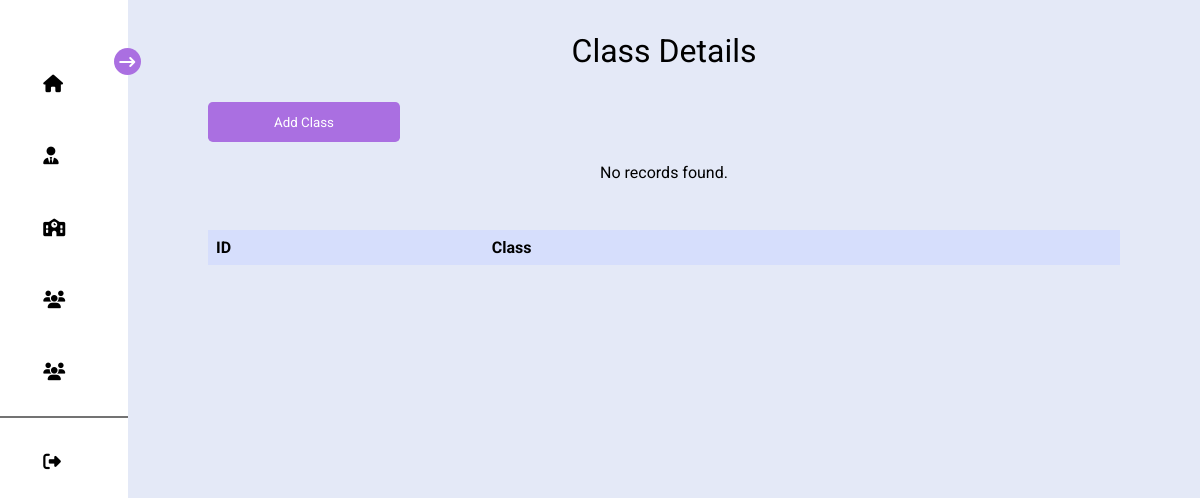
The app's page /class.php (signed in), older data.
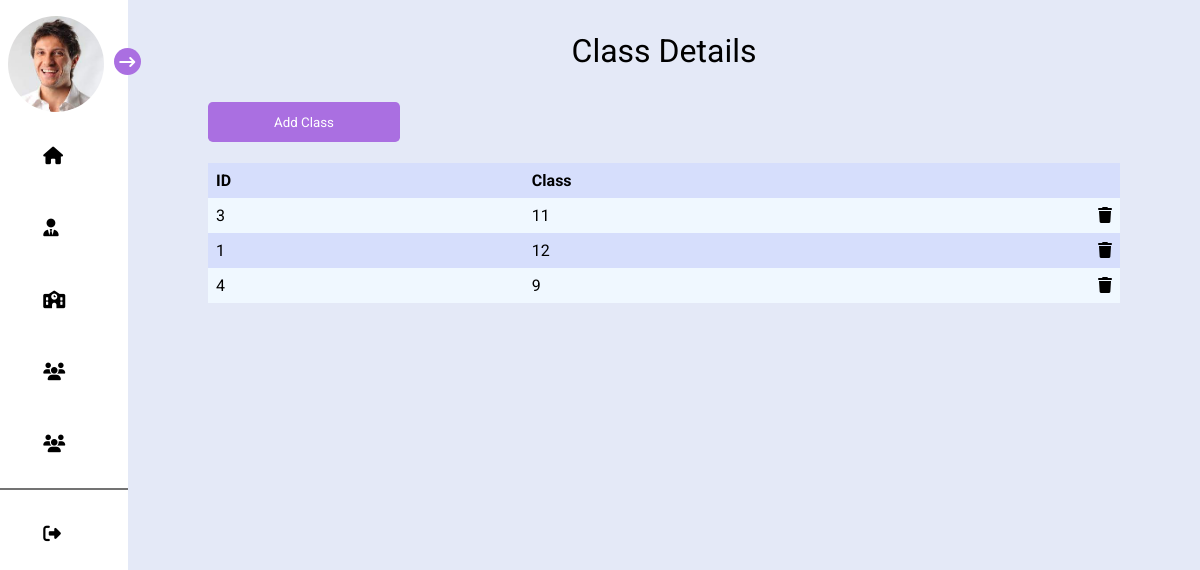
The same page, newer data.
### tables this page shows
CREATE TABLE `image_details` (
  `id` int(100) NOT NULL,
  `user_image` varchar(400) NOT NULL,
  `school_image` varchar(400) NOT NULL
);

CREATE TABLE `class` (
  `class_id` int(11) NOT NULL,
  `class_name` varchar(10) NOT NULL
);

### class.php (the view, shortened to what this page needs)
<?php
require("connect.php");
?>
<!DOCTYPE html>
<html lang="en">
<head>
    <link rel="stylesheet" href="https://cdnjs.cloudflare.com/ajax/libs/font-awesome/6.2.1/css/all.min.css"
 />
    <link rel="stylesheet" href="dashboard.css">
    <link rel="stylesheet" href="admin.css">
</head>
<body>
    <div class="mainbody">
        <div class="close slider ">
            <div class="profile">
                <?php
                $imageArr = mysqli_query($conn, "SELECT * FROM image_details");
                if (mysqli_num_rows($imageArr) > 0) {
                    $image = mysqli_fetch_assoc($imageArr)['user_image'];
                    if ($image) {
                        echo "<img src = '$image'  class='image'>";
                    }
                }
                ?>
                <div class="profileText">
                </div>
            </div>
            <div class="arrow">
                <i class="fa-solid fa-arrow-right-long"></i>
            </div>
            <div class="links">
                <a href="dashboard.php" class="anchor1 anchortag">
                    <div class="dashboard childs">
                        <i class="fa-solid fa-house icons"></i>
                    </div>
                </a>
                <a href="admin.php" class="anchor2 anchortag">
                    <div class="notifications childs">
                        <i class="fa-solid fa-user-tie icons"></i>
                    </div>
                </a>
                <a href="class.php" class="anchor2 anchortag">
                    <div class="notifications childs">
                        <i class="fa-solid fa-school icons"></i>
                    </div>
                </a>
                <a href="students.php" class="anchor3 anchortag">
                    <div class="messages childs">
                        <i class="fa-solid fa-users icons"></i>
                    </div>
                </a>
                <a href="teachers.php" class="anchor4 anchortag">
                    <div class="heart childs">
                        <i class="fa-sharp fa-solid fa-users icons"></i>
                    </div>
                </a>
                <hr>
                <a href="login.php">
                    <div class="logout childs">
                        <i class="fa-solid fa-right-from-bracket icons"></i>
                    </div>
                </a>
            </div>
        </div>
        <div class="dashboard_contents ">
            <div class="text_content">
                <p class="textC">Class Details</p>
            </div>
            <a href="addclass.php"><button class="addstudents">Add Class</button></a>
            <div class="main main2" id="oops">
                <table>
                    <tr>
                        <th>ID</th>
                        <th>Class</th>
                        <th></th>
                    </tr>
                    <?php
                    if ($_POST) {
                        $search = $_POST['search'];
                        $sql = "SELECT * FROM class WHERE class_name LIKE '%$search%'";
                    } else {
                        $sql = "SELECT * FROM class ORDER BY class_name ASC";
                    }
                    $res = mysqli_query($conn, $sql);
                    if (mysqli_num_rows($res) == 0) {
                        echo "<p>No records found.</p>";
                    } else {
                        while ($row = mysqli_fetch_assoc($res)) {
                            ?>
                            <tr>
                                <td><?php echo $row['class_id'] ?></td>
                                <td>
                                    <?php echo $row['class_name'] ?>
                                </td>
                                <td class="alteration">
                                    <?php echo "<a href='functions/deleteclass.php?id=" . $row['class_id'] . "'>"; ?><i
                                        class="fa-solid fa-trash"></i></a>
                                </td>
                            </tr>
                            <?php
                        }
                    }
                    ?>
                </table>
            </div>
        </div>
    </div>
</body>
</html>

Row changes from the older to the newer data that the page shows:
added image_details: user_image (placeholder picture)
added class: class_id "3", class_name "11"
added class: class_id "1", class_name "12"
added class: class_id "4", class_name "9"
Text that changed along with them:
text no longer shown: "No records found."
